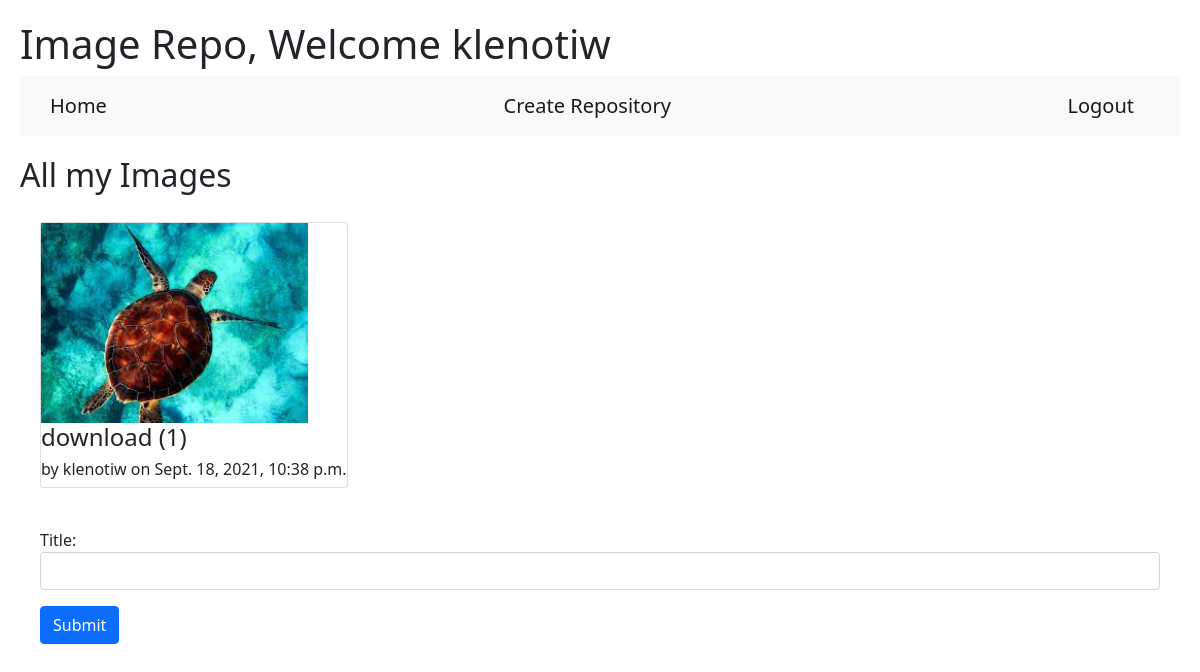
The page /edit-image/128 (signed in) on the database as committed earlier.
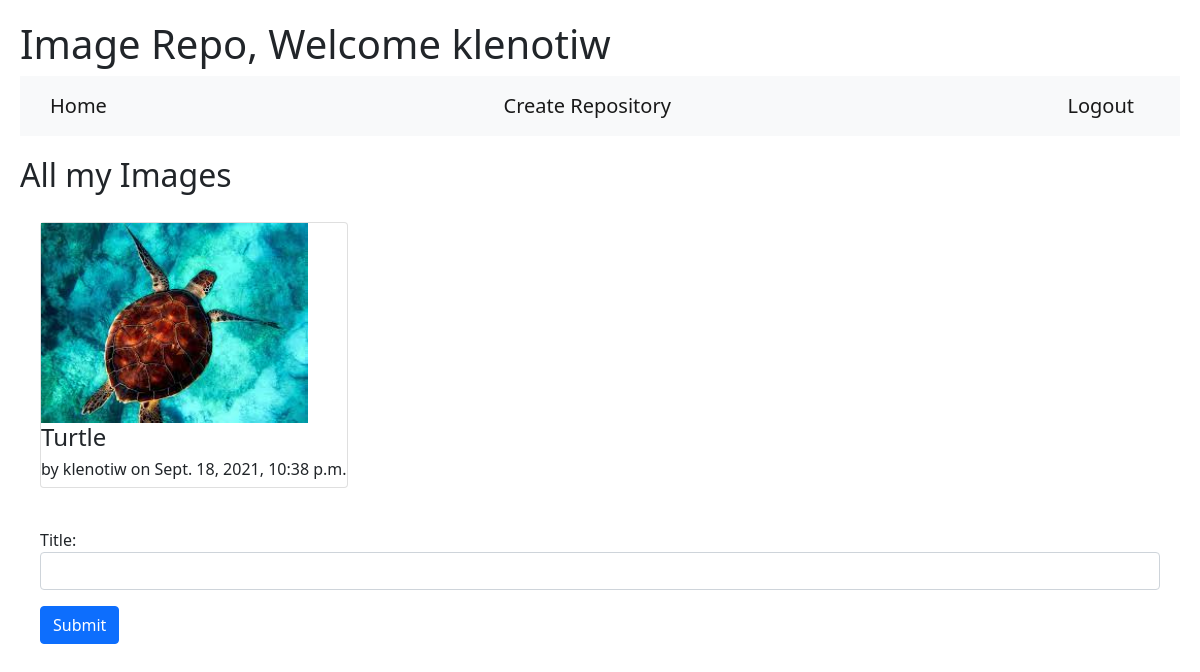
The same page on the database as committed later.
### images/models.py (models this page shows, shortened)
class User(AbstractUser):
    pass

class Image(models.Model):
    title = models.CharField(max_length=100)
    image = models.ImageField(upload_to='images')
    repo = models.ForeignKey(Repo,on_delete=CASCADE,default=None,null=True,blank=True)
    author = models.ForeignKey(User,on_delete=CASCADE,default=None,null=True,blank=True)
    timestamp = models.DateTimeField(auto_now_add=True,null=True,blank=True)
    private = models.BooleanField(default=False)

class Repo(models.Model):
    title = models.CharField(max_length=100)
    timestamp = models.DateTimeField(auto_now_add=True,null=True,blank=True)
    author = models.ForeignKey(User,on_delete=CASCADE,default=None,null=True,blank=True)
    private = models.BooleanField(default=False)
    description = models.CharField(max_length=255)
    thumbnail = models.ImageField(upload_to="images",default=None,null=True,blank=True)
    def __str__(self):
        return f"{self.title}"

### images/views.py (the view)
# urls.py: path('edit-image/<int:pk>',views.edit_image,name="edit_image")
def edit_image(request,pk):
    theImage = Image.objects.get(id=pk)
    if(theImage.author == request.user and request.method == "GET"):
        return render(request,"images/image_edit.html", {
            "image":theImage,
            "form":ImageEditForm()
        })
    elif(theImage.author == request.user and request.method == "POST"):
        imageEdit = ImageEditForm(request.POST)
        if(imageEdit.is_valid()):
            theImage.title = imageEdit.cleaned_data["title"]
            theImage.save()
        return HttpResponseRedirect(reverse("detail",kwargs={'pk':theImage.repo.id}))
    else:
       return JsonResponse({"error": "This is not your image"},status=400)

### images/views.py
class ImageEditForm(forms.Form):
    title = forms.CharField(widget=forms.TextInput(attrs={'class':'form-control'}))

### images/templates/images/image_edit.html (shortened to what this page needs)
{% extends "images/layout.html" %}
{% load static %}
{% block body %}
    <h2>{{ image.repo }}</h2>
    <div class="card" style="margin:20px;">
        <img src="{{ image.image.url }}" alt="{{image.image.title}}" height="200">
        <h4>{{ image.title }}</h4>
        <h6>by {{ image.author }} on {{ image.timestamp }}</h6>
    </div>
    <form action="{%url 'edit_image' image.id%}" method="POST" style="margin: 20px;">
        {{form.as_p}}
        <input class="btn btn-primary" type="submit">
    </form>
{% endblock %}

### images/templates/images/layout.html (shortened to what this page needs)
<!DOCTYPE html>
{% load static %}
<html>
  <head>
    <link href="https://cdn.jsdelivr.net/npm/bootstrap@5.1.1/dist/css/bootstrap.min.css" rel="stylesheet">
    <link rel="stylesheet" href="{% static 'images/main.css' %}">
  </head>
  <body>
    {% if user.is_authenticated %}
    <h1>Image Repo, Welcome {{user}}</h1>
    {% else %}
    <h1>Image Repo</h1>
    {% endif %}
    <nav class="navbar navbar-light bg-light" style="padding:10px; padding-left: 30px; padding-right: 30px;">
      <a class="navbar-brand" href="{% url 'index' %}">Home</a>
      {% if user.is_authenticated %}
      <a class="navbar-brand" href="{% url 'create' %}">Create Repository</a>
      <a class="navbar-brand" href="{% url 'logout' %}">Logout</a>
      {% else %}
      <a class="navbar-brand" href="{% url 'login' %}">Login</a>
      <a class="navbar-brand" href="{% url 'register' %}">Register</a>
      {% endif %}
    </nav>
    <div style="padding-top: 20px;">
      {%block body%} {%endblock%}
    </div>
  </body>
</html>

### images/static/images/main.css (style rules this page uses)
.card { display:inline-block; margin:5px; }
body { margin: 20px; }

Rows that differ between the two databases and show on the page:
changed Image "All my Images": title "download (1)" → "Turtle"
